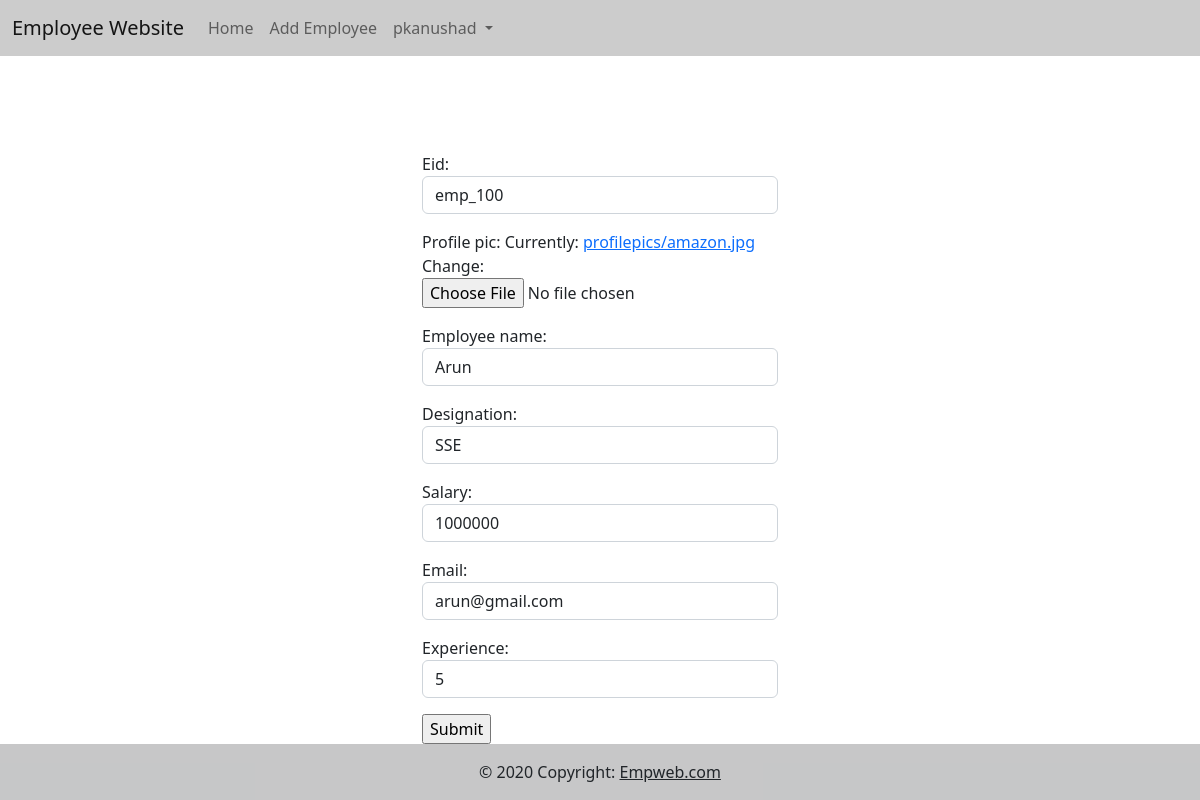
/change/emp_100 (signed in), run on the app's committed database.
### emp_app/models.py (models this page shows, shortened)
class Employee(models.Model):
    eid=models.CharField(max_length=120,primary_key=True)
    profile_pic=models.ImageField(upload_to="profilepics",null=True)
    employee_name=models.CharField(max_length=120)
    designation = models.CharField(max_length=120)
    salary = models.IntegerField()
    email=models.EmailField(unique=True)
    experience=models.PositiveIntegerField(null=True)  #null value canbe possible

### emp_app/views.py (the view, shortened to what this page needs)
# urls.py: path("change/<str:emp_id>",views.EmployeeEditView.as_view(),name="emp-edit"),
@method_decorator(signin_required,name="dispatch")
class EmployeeEditView(View):
    def get(self,request,*args,**kwargs):
        eid=kwargs.get("emp_id")
        employee=Employee.objects.get(eid=eid)
        form=EmployeeForm(instance=employee)
        return render(request,"emp-edit.html",{"form":form})

### emp_app/forms.py
class EmployeeForm(forms.ModelForm):
    class Meta:
        model=Employee
        fields="__all__"
        widgets={
            "eid":forms.TextInput(attrs={"class":"form-control"}),
            "employee_name":forms.TextInput(attrs={"class":"form-control"}),
            "designation":forms.TextInput(attrs={"class":"form-control"}),
            "salary":forms.NumberInput(attrs={"class":"form-control"}),
            "email":forms.EmailInput(attrs={"class":"form-control"}),
            "experience":forms.NumberInput(attrs={"class":"form-control"}),
        }

### emp_app/views.py (called while the page is built)
def signin_required(func):
    def wrapper(request,*args,**kwargs):
        if request.user.is_authenticated:
            return func(request,*args,**kwargs)
        else:
            messages.error(request,"you must login")
            return redirect("sign-in")
    return wrapper

### emp_app/templates/emp-edit.html (shortened to what this page needs)
{%extends 'base.html'%}
{%block body_block%}
<div class="container">
    <div class="row mt-5">
        <div class="col-4"></div>
        <div class="col-4">
            <form action="" method="post" enctype="multipart/form-data">
                {{form.as_p}}
                <input type="submit">
            </form>
        </div>
        <div class="col-4"></div>
    </div>
</div>
{%endblock%}

### emp_app/templates/base.html (shortened to what this page needs)
<!DOCTYPE html>
{% load static %}
<html lang="en">
<head>
    <link href="{%static 'css/styles.css'%}" rel="stylesheet"/>
<link href="https://cdn.jsdelivr.net/npm/bootstrap@5.2.0/dist/css/bootstrap.min.css" rel="stylesheet">
</head>
<body>
<div class="container-fluid">
    <div class="row">
<nav class="navbar navbar-expand-lg navbar-light " style="background-color: rgba(0, 0, 0, 0.2);">
  <div class="container-fluid">
    <a class="navbar-brand" href="{%url 'emp-list'%}">Employee Website</a>
    <div class="collapse navbar-collapse" id="navbarNavDropdown">
      <ul class="navbar-nav">
        <li class="nav-item">
          <a class="nav-link" href="{%url 'emp-list'%}">Home</a>
        </li>
        <li class="nav-item">
          <a class="nav-link" href="{%url 'emp-add'%}">Add Employee</a>
        </li>
        <li class="nav-item dropdown">
          <a class="nav-link dropdown-toggle" href="#" id="navbarDropdownMenuLink" role="button" data-bs-toggle="dropdown" aria-expanded="false">
            {{request.user}}
          </a>
        </li>
      </ul>
    </div>
  </div>
</nav>
        <div class="container-fluid mt-5">
            {%block body_block%}
            {%endblock%}
        </div>
    </div>
</div>
<footer class=" sticky-footer bg-light text-center text-lg-start">
  <div class="text-center p-3" style="background-color: rgba(0, 0, 0, 0.2);">
    © 2020 Copyright:
    <a class="text-dark" href="">Empweb.com</a>
  </div>
</footer>
</body>
</html>

### emp_app/static/css/styles.css (style rules this page uses)
body { min-height:100vh; }
.sticky-footer { position:sticky; top:100%; }

### data on the page
Employee: eid "emp_100", employee_name "Arun", designation "SSE", salary "1000000", email "arun@gmail.com", experience "5"

### other printed values
{{ request.user }} "pkanushad"
